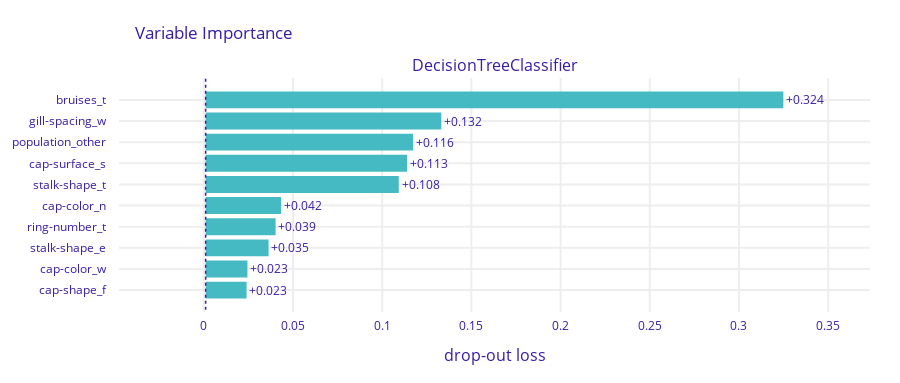

The cell this chart's notebook holds for it:
### Code cell
model_dt.model_explore()

### Figure 1 — Plotly figure (JSON) as saved in the notebook; plotly's stock layout.template omitted (floating-point values rounded to 4 significant figures)
{"data": [{"base": 0.001061, "hoverinfo": "text", "hoverlabel": {"bgcolor": "rgba(0,0,0,0.8)"}, "hovertext": ["Model: DecisionTreeClassifier loss after<br>variable: bruises_t is permuted: 0.325<br>Drop-out loss change: +0.324", "Model: DecisionTreeClassifier loss after<br>variable: gill-spacing_w is permuted: 0.133<br>Drop-out loss change: +0.132", "Model: DecisionTreeClassifier loss after<br>variable: population_other is permuted: 0.117<br>Drop-out loss change: +0.116", "Model: DecisionTreeClassifier loss after<br>variable: cap-surface_s is permuted: 0.114<br>Drop-out loss change: +0.113", "Model: DecisionTreeClassifier loss after<br>variable: stalk-shape_t is permuted: 0.109<br>Drop-out loss change: +0.108", "Model: DecisionTreeClassifier loss after<br>variable: cap-color_n is permuted: 0.043<br>Drop-out loss change: +0.042", "Model: DecisionTreeClassifier loss after<br>variable: ring-number_t is permuted: 0.04<br>Drop-out loss change: +0.039", "Model: DecisionTreeClassifier loss after<br>variable: stalk-shape_e is permuted: 0.036<br>Drop-out loss change: +0.035", "Model: DecisionTreeClassifier loss after<br>variable: cap-color_w is permuted: 0.024<br>Drop-out loss change: +0.023", "Model: DecisionTreeClassifier loss after<br>variable: cap-shape_f is permuted: 0.024<br>Drop-out loss change: +0.023"], "marker": {"color": "#46bac2"}, "orientation": "h", "showlegend": false, "text": ["+0.324", "+0.132", "+0.116", "+0.113", "+0.108", "+0.042", "+0.039", "+0.035", "+0.023", "+0.023"], "textposition": "outside", "type": "bar", "x": [0.3238, 0.1321, 0.1163, 0.1129, 0.1083, 0.04225, 0.03921, 0.03526, 0.02343, 0.02294], "xaxis": "x", "y": ["bruises_t", "gill-spacing_w", "population_other", "cap-surface_s", "stalk-shape_t", "cap-color_n", "ring-number_t", "stalk-shape_e", "cap-color_w", "cap-shape_f"], "yaxis": "y"}], "layout": {"annotations": [{"font": {"size": 16}, "showarrow": false, "text": "DecisionTreeClassifier", "x": 0.5, "xanchor": "center", "xref": "paper", "y": 1, "yanchor": "bottom", "yref": "paper"}, {"font": {"size": 16}, "showarrow": false, "text": "drop-out loss", "x": 0.5, "xanchor": "center", "xref": "paper", "y": 0, "yanchor": "top", "yref": "paper", "yshift": -30}], "font": {"color": "#371ea3"}, "height": 383, "margin": {"b": 71, "r": 30, "t": 78}, "shapes": [{"line": {"color": "#371ea3", "dash": "dot", "width": 1.5}, "type": "line", "x0": 0.001061, "x1": 0.001061, "xref": "x", "y0": -1, "y1": 10, "yref": "y"}], "title": {"text": "Variable Importance", "x": 0.15}, "xaxis": {"anchor": "y", "automargin": true, "domain": [0, 1], "fixedrange": true, "gridwidth": 2, "range": [-0.04751, 0.3734], "tickcolor": "white", "ticklen": 3, "ticks": "outside", "type": "linear", "zeroline": false}, "yaxis": {"anchor": "x", "automargin": true, "autorange": "reversed", "domain": [0, 1], "fixedrange": true, "gridwidth": 2, "tickcolor": "white", "ticklen": 10, "ticks": "outside", "type": "category"}}}
